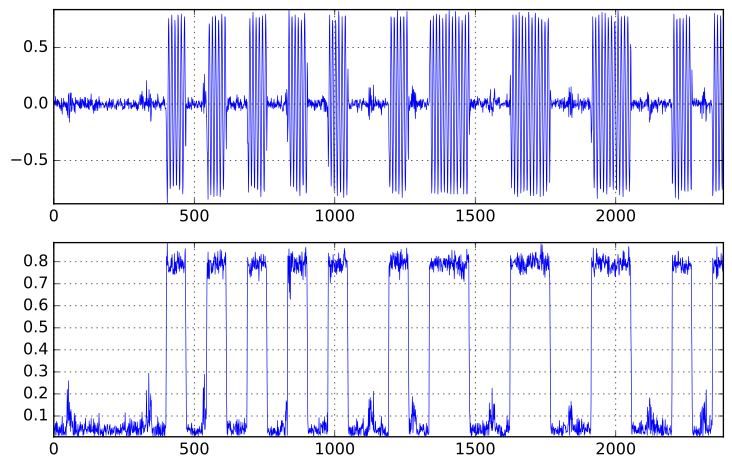

The Python source for this figure:
import matplotlib.pyplot as plt
import numpy as np
from scipy import signal
import math

pktlen = 38144 / 8

raw = np.memmap("sample.bin", dtype=np.uint8, offset=(596000<<1), mode='r')

window = raw[:pktlen].copy()
iq = ((127.5-(window.astype(np.float64))) / 127.5).view(np.complex128)

fig, subplots = plt.subplots(nrows=2)
fig.set_size_inches(9,9*0.6180339887)

(mag_plot, spec_plot) = subplots

mag_plot.plot(iq.real, linewidth=0.5)
mag_plot.grid(axis='both')
mag_plot.autoscale(tight=True)

mag = np.abs(iq)
spec_plot.plot(mag, linewidth=0.5)
spec_plot.grid(axis='both')
spec_plot.autoscale(tight=True)

# plt.show()
fig.savefig('magnitude.svg', dpi=72, transparent=True, bbox_inches="tight")